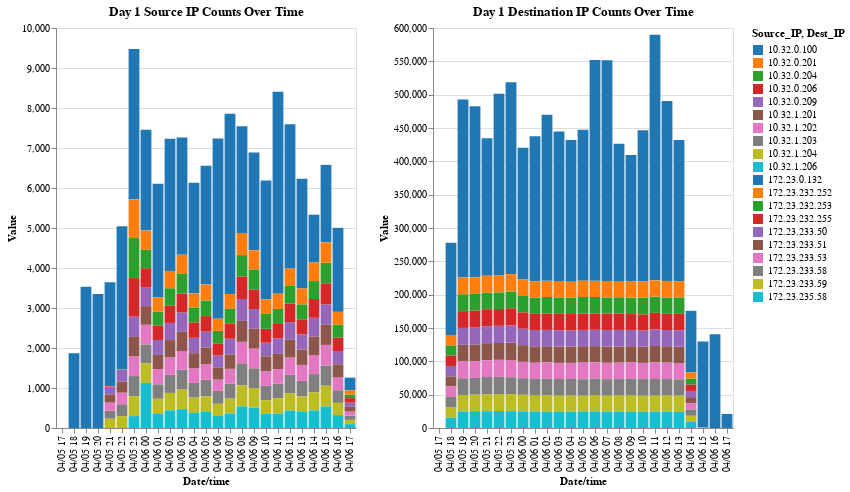

Notebook cell for this chart:
### Code cell
# plot for Source IPs and Destination IPs for firewall_06
melted_06_source = filtered_06_source.melt(id_vars='Date/time', var_name='Source_IP', value_name='Value')
melted_06_source = melted_06_source.dropna(subset=['Date/time'])

melted_06_dest = filtered_06_dest.melt(id_vars='Date/time', var_name='Dest_IP', value_name='Value')
melted_06_dest = melted_06_dest.dropna(subset=['Date/time'])

chart1 = alt.Chart(melted_06_source).mark_bar().encode(
    x='Date/time:O',
    y='Value:Q',
    color=alt.Color('Source_IP:N', scale = alt.Scale(scheme='category10')),
    tooltip=['Date/time:O', 'Source_IP:N', 'Value:Q']
).properties(
    width=300,
    height=400,
    title='Day 1 Source IP Counts Over Time'
)

chart2 = alt.Chart(melted_06_dest).mark_bar().encode(
    x='Date/time:O',
    y='Value:Q',
    color=alt.Color('Dest_IP:N', scale = alt.Scale(scheme='plasma')),
    tooltip=['Date/time:O', 'Dest_IP:N', 'Value:Q']
).properties(
    width=300,
    height=400,
    title='Day 1 Destination IP Counts Over Time'
)

chart1 | chart2

### Figure 1 — Vega-Lite specification as saved in the notebook (floating-point values rounded to 4 significant figures; data arrays with more than 128 entries replaced by an {"elided": "..."} marker saying what was removed)
{"config": {"view": {"continuousWidth": 300, "continuousHeight": 300}}, "hconcat": [{"data": {"name": "data-7f14d90a92e0ade7681dc51ad6e512a1"}, "mark": {"type": "bar"}, "encoding": {"color": {"field": "Source_IP", "scale": {"scheme": "category10"}, "type": "nominal"}, "tooltip": [{"field": "Date/time", "type": "ordinal"}, {"field": "Source_IP", "type": "nominal"}, {"field": "Value", "type": "quantitative"}], "x": {"field": "Date/time", "type": "ordinal"}, "y": {"field": "Value", "type": "quantitative"}}, "height": 400, "title": "Day 1 Source IP Counts Over Time", "width": 300}, {"data": {"name": "data-a8253dfcce1ec7fc9d719cc140985f98"}, "mark": {"type": "bar"}, "encoding": {"color": {"field": "Dest_IP", "scale": {"scheme": "plasma"}, "type": "nominal"}, "tooltip": [{"field": "Date/time", "type": "ordinal"}, {"field": "Dest_IP", "type": "nominal"}, {"field": "Value", "type": "quantitative"}], "x": {"field": "Date/time", "type": "ordinal"}, "y": {"field": "Value", "type": "quantitative"}}, "height": 400, "title": "Day 1 Destination IP Counts Over Time", "width": 300}], "$schema": "https://vega.github.io/schema/vega-lite/v5.15.1.json", "datasets": {"data-7f14d90a92e0ade7681dc51ad6e512a1": {"elided": "250 records"}, "data-a8253dfcce1ec7fc9d719cc140985f98": {"elided": "250 records"}}}
